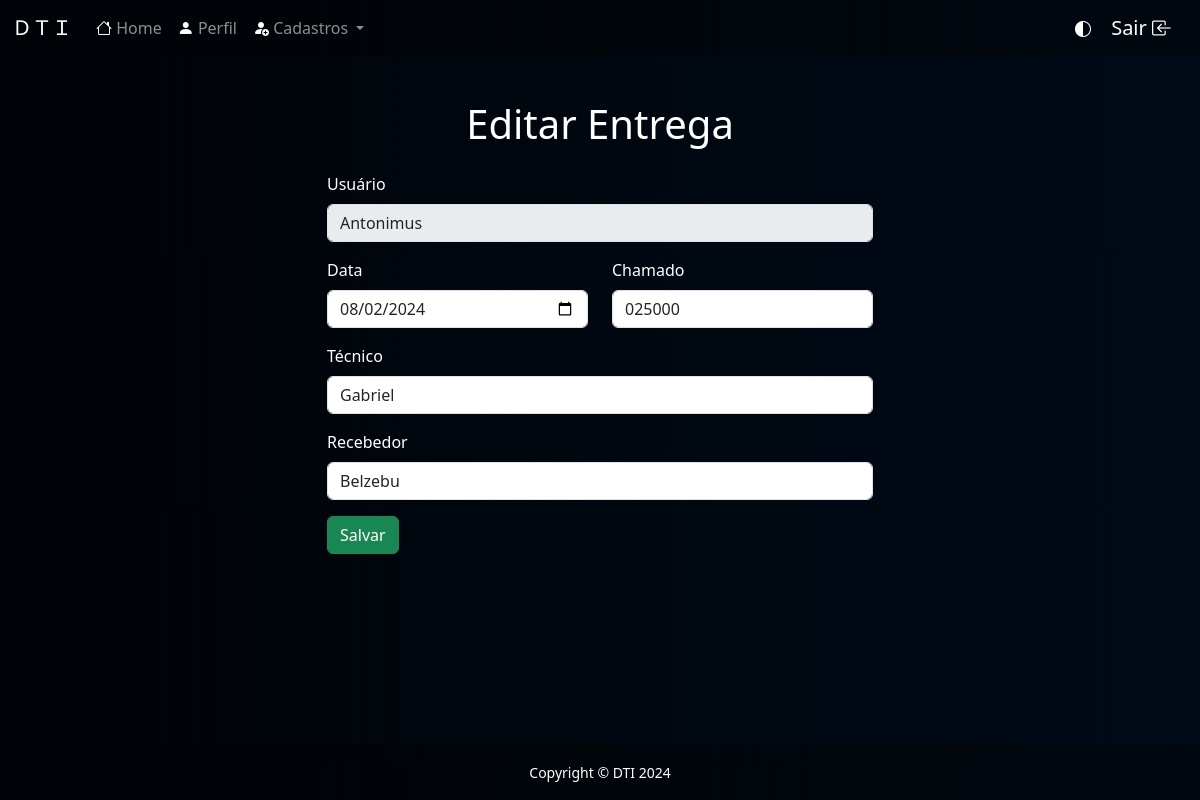
Page /editar/edit-entrega.php?id=37 (signed in) on the committed database.
### tables this page shows
CREATE TABLE `usuario` (
  `id` int(11) NOT NULL,
  `nome` varchar(100) NOT NULL,
  `senha` varchar(100) NOT NULL,
  `status` int(1) NOT NULL,
  `nivel` int(1) NOT NULL
);

CREATE TABLE `tabela` (
  `id` int(11) NOT NULL,
  `id_usuario` int(11) NOT NULL,
  `data` varchar(15) NOT NULL,
  `chamado` varchar(20) NOT NULL,
  `id_tecnico` int(11) NOT NULL,
  `recebedor` varchar(100) NOT NULL
);

CREATE TABLE `tecnico` (
  `id` int(11) NOT NULL,
  `nome` varchar(100) NOT NULL,
  `status` int(1) NOT NULL
);

### editar/edit-entrega.php (the view, shortened to what this page needs)
<?php
    require_once('../conexao.php');
    $sql = "SELECT * FROM tabela WHERE id = " . $_GET['id'];
    $resultado = mysqli_query($conexao, $sql);
    $linha = mysqli_fetch_array($resultado);
    $sql_usuario = "SELECT * FROM usuario WHERE id = " . $linha['id_usuario'];
    $resultado_usuario = mysqli_query($conexao, $sql_usuario);
    $linha_usuario = mysqli_fetch_array($resultado_usuario);
    $sql_tecnico = "SELECT * FROM tecnico WHERE id = " . $linha['id_tecnico'];
    $resultado_tecnico = mysqli_query($conexao, $sql_tecnico);
    $linha_tecnico = mysqli_fetch_array($resultado_tecnico);
    $dateObj = DateTime::createFromFormat('d/m/Y', $linha['data']);
    $dataFormatada = $dateObj->format('Y-m-d');
    ?>
<!DOCTYPE html>
<html lang="pt-br">
<head>
    <link href="https://cdn.jsdelivr.net/npm/bootstrap@5.3.3/dist/css/bootstrap.min.css" rel="stylesheet">
    <link rel="stylesheet" href="https://cdn.jsdelivr.net/npm/bootstrap-icons@1.11.3/font/bootstrap-icons.min.css">
</head>
<body>
    <?php require_once("../template/menu01.php") ?>
    <main class="container" style="margin-top: 100px;">
        <h1 class="text-center mb-4">Editar Entrega</h1>
        <div class="row justify-content-center">
            <div class="col-md-6">
                <form method="post">
                    <div class="mb-3">
                        <label for="edit-usuario" class="form-label">Usuário</label>
                        <input type="text" class="form-control" name="edit-usuario" id="edit-usuario" value="<?= $linha_usuario['nome'] ?>" disabled>
                    </div>
                    <div class="row mb-3">
                        <div class="col">
                            <label for="edit-data" class="form-label">Data</label>
                            <input type="date" class="form-control" name="edit-data" id="edit-data" value="<?= $dataFormatada ?>" required>
                        </div>
                        <div class="col">
                            <label for="edit-chamado" class="form-label">Chamado</label>
                            <input type="number" class="form-control" name="edit-chamado" id="edit-chamado" value="<?= $linha['chamado'] ?>" required>
                        </div>
                    </div>
                    <div class="mb-3">
                        <label for="edit-tecnico" class="form-label">Técnico</label>
                        <select name="edit-tecnico" id="edit-tecnico" class="form-control" required>
                            <option value="<?= $linha['id_tecnico'] ?>"><?= $linha_tecnico['nome'] ?></option>
                        </select>
                    </div>
                    <div class="mb-3">
                        <label for="edit-recebedor" class="form-label">Recebedor</label>
                        <input type="text" class="form-control" name="edit-recebedor" id="edit-recebedor" value="<?= $linha['recebedor'] ?>" required>
                    </div>
                    <button type="submit" class="btn btn-success" name="salvar">Salvar</button>
                </form>
            </div>
        </div>
    </main>
    <?php require_once("../template/rodape01.php") ?>
</body>
</html>

### editar/edit-entrega.php (style rules this page uses)
* { color: white; }
body { background-color: #000B18; display: flex; flex-direction: column; min-height: 100vh; }
main { flex: 1; }
option { color: black; }

### template/menu01.php (style rules this page uses)
body { background: linear-gradient(to right, #000307, #000B18); color: #fff; }

### rows in the picture
usuario: edit-usuario "Antonimus"
tabela: edit-data "08/02/2024", edit-chamado "025000", edit-recebedor "Belzebu"
tecnico: edit-tecnico "Gabriel"
